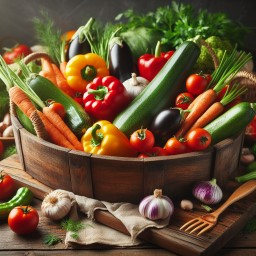
#> input picture image/yasai256.jpg, 256 x 256 px, found by its file name
$ python pds_admm_denosing_L2.py
#> lines starting #> are read from the running program, lines starting #| are printed output that depends on the picture; long printed decimals are rounded
import cv2
import numpy as np
import matplotlib.pyplot as plt
import numpy.linalg as la
from scipy import sparse
from scipy.sparse import csr_matrix, coo_matrix

# 長方形を含む四角形の画像の読み込み
X = cv2.imread("image/yasai256.jpg")
#> X is the input picture: shape (256, 256, 3); mean B, G, R 52.9, 81.6, 105.9
X = cv2.cvtColor(X, cv2.COLOR_BGR2RGB)
grayX = cv2.cvtColor(X, cv2.COLOR_RGB2GRAY) / 255
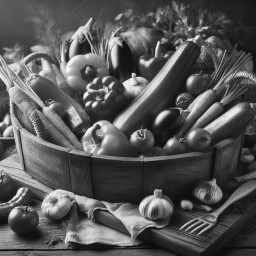
#> grayX: shape (256, 256) float64; min 0.0196, max 0.988, mean 0.336

# 画像サイズを求める
y, x = grayX.shape
#> y = 256; x = 256

# ベクトル化するための連結方向の決定
order = 'F'

# ノイズの生成
sigma = 0.1; # ノイズの強さを調整
noise_X = grayX + sigma * np.random.randn(y, x)
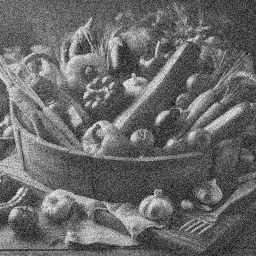
#> noise_X: shape (256, 256) float64; min -0.271, max 1.2, mean 0.335; drawn with min black and max white
noise_X_vec = noise_X.reshape(y * x, 1, order = order)

# 線形代数を使って差分を求める
D0_v = -np.eye(y) + np.roll(np.eye(y), -1, axis = 0) # y×y
D0_h = -np.eye(x) + np.roll(np.eye(x), -1, axis = 0) # x×x

# クロネッカー積を使ってフィルタ係数を求める
Dv = sparse.kron(coo_matrix(np.eye(x)), coo_matrix(D0_v)).tocsr() # 単位行列 ⊗ D0_v（yx×yx）
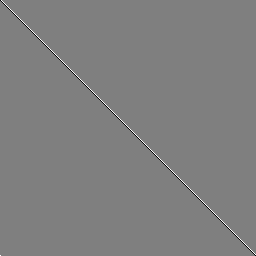
#> D0_v: shape (256, 256) float64; min -1, max 1, mean 0; drawn with min black and max white
Dh = sparse.kron(coo_matrix(D0_h), coo_matrix(np.eye(y))).tocsr() # 単位行列 ⊗ D0_h（yx×yx）
D = sparse.vstack([Dv, Dh],format = 'csr')
DT = D.T
dy, dx = D.shape
#> dy = 131072; dx = 65536

# 単位行列
I = sparse.eye(y * x, y * x)

lam = 0.5
rho = 0.1
gamma1 = 0.1
gamma2 = 0.1
epsilon = 1e-13

# 最小二乗法（微分係数 = 0 で厳密解を求める
xstar, info1 = sparse.linalg.cg(I + 2 * lam * (D.T @ D), noise_X_vec)
#> info1 = 0
xstar = xstar.reshape(y, x, order = order)
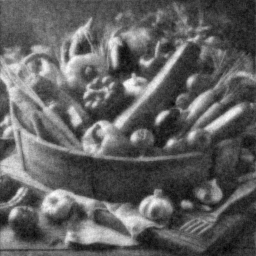
#> xstar: shape (256, 256) float64; min -0.0433, max 0.949, mean 0.335; drawn with min black and max white

# ADMM
x1curr = np.random.rand(y * x, 1)
z1curr = np.random.rand(dy, 1)
u1curr = np.random.rand(dy, 1)

maxiter1 = 500
A = I + rho * (D.T @ D)

for i in range(maxiter1):
    x1next, info2 = sparse.linalg.cg(A, noise_X_vec + rho * DT @ (z1curr - u1curr))
    x1next = x1next.reshape(-1, 1, order = order)
    z1next = rho /(2 * lam + rho) * (D @ x1next + u1curr)
    z1next = z1next.reshape(-1, 1, order = order)
    u1next = u1curr + ((D @ x1next) - z1next)
    difftemp = la.norm(x1next - x1curr)
    if difftemp > epsilon:
        diff1 = difftemp
        print(f"iter:{i}, diff:{diff1:.40f}")
        x1curr = x1next
        z1curr = z1next
        u1curr = u1next
    else:
        i-=1
        break
#> this loop made 282 passes
#> (difftemp, diff1) on passes 1 to 12: (104, 104), (14.1, 14.1), (3.77, 3.77), (2.54, 2.54), (1.77, 1.77), (1.26, 1.26), (0.933, 0.933), (0.708, 0.708), (0.55, 0.55), (0.438, 0.438), (0.354, 0.354), (0.291, 0.291)
#> diff1 on passes 78 to 83: 9.39e-05, 8.44e-05, 7.58e-05, 6.81e-05, 6.12e-05, 5.5e-05
#| iter:0, diff:104.016
#| iter:1, diff:14.096
#| iter:2, diff:3.766
#| iter:3, diff:2.541
#| iter:4, diff:1.765
#| iter:5, diff:1.264
#| iter:6, diff:0.9325
#| iter:7, diff:0.7075
#> (further printed lines are left out)

x1curr = x1curr.reshape(y, x, order = order)

# PDS
x2curr = np.random.rand(y * x, 1)
z2curr = np.random.rand(dy, 1)

def proxL2norm(z, b,gamma):
    return (z + gamma * b) / (1 + gamma)

maxiter2 = 500
for k in range(maxiter2):
    xtld = x2curr - gamma1 * DT @ z2curr
    x2next = proxL2norm(xtld, noise_X_vec, gamma1)
    ztld = z2curr + gamma2 * D @ (2 * x2next - x2curr)
    z2next = ztld - gamma2 * proxL2norm((1 / gamma2) * ztld, 0, 1 / gamma2 * 2 * lam)
    difftemp = la.norm(x2next - x2curr)
    if difftemp > epsilon:
        diff2 = difftemp
        print(f"iter:{k}, diff:{diff2:.40f}")
        x2curr = x2next
        z2curr = z2next
    else:
        k-=1
        break
#> this loop made 333 passes
#> (difftemp, diff2) on passes 1 to 12: (16.38, 16.38), (14.11, 14.11), (12.37, 12.37), (11.07, 11.07), (10.08, 10.08), (9.29, 9.29), (8.59, 8.59), (7.91, 7.91), (7.22, 7.22), (6.52, 6.52), (5.83, 5.83), (5.17, 5.17)
#| iter:0, diff:16.382
#| iter:1, diff:14.109
#| iter:2, diff:12.366
#| iter:3, diff:11.066
#| iter:4, diff:10.085
#| iter:5, diff:9.292
#> (further printed lines are left out)

x2curr = x2curr.reshape(y, x, order = order)

# 結果を表示
print(f"元画像と admm の誤差：{la.norm(grayX - x1curr)}")
print(f"元画像と pds  の誤差：{la.norm(grayX - x2curr)}")
print(f"ノイズと admm の誤差：{la.norm(noise_X - x1curr)}")
print(f"ノイズと pds  の誤差：{la.norm(noise_X - x2curr)}")
print(f"厳密解と admm の誤差：{la.norm(xstar - x1curr)}")
print(f"厳密解と pds  の誤差：{la.norm(xstar - x2curr)}")
print(f"admm と pds  の誤差：{la.norm(x1curr - x2curr)}")
print(f"ノイズ の PSNR：{cv2.PSNR(grayX, noise_X)}")
print(f"admm  の PSNR：{cv2.PSNR(grayX, x1curr)}")
print(f"pds   の PSNR：{cv2.PSNR(grayX, x2curr)}")
print(f"admm 反復回数：{i}, 現在の解と更新した解の誤差：{diff1:.40f}")
print(f"pds  反復回数：{k}, 現在の解と更新した解の誤差：{diff2:.40f}")
plt.figure()
plt.imshow(X)
plt.title('original')
plt.figure()
plt.imshow(grayX, cmap = "gray")
plt.title('gray')
plt.figure()
plt.imshow(noise_X, cmap = "gray")
plt.title('noise')
plt.figure()
plt.imshow(xstar, cmap = "gray")
plt.title('exact solution denoising')
plt.figure()
plt.imshow(x1curr, cmap = "gray")
plt.title('admm l2 denoising')
plt.figure()
plt.imshow(x2curr, cmap = "gray")
plt.title('pds l2 denoising')
plt.show()
